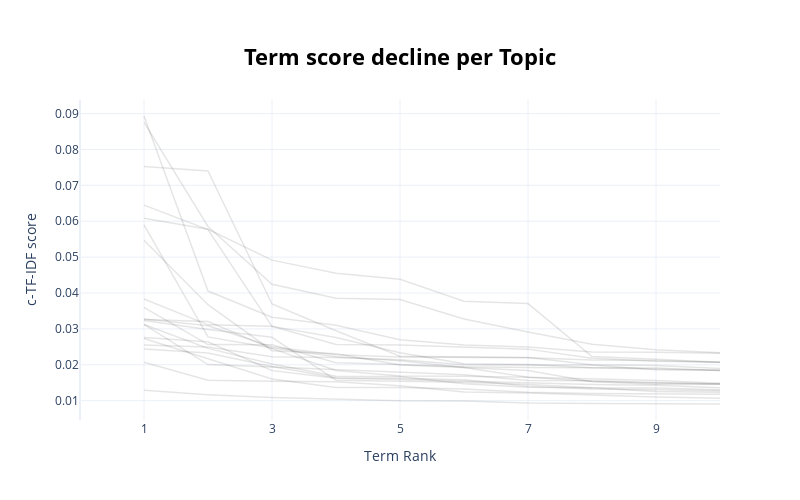

The notebook cell saved with this chart:
### Code cell
topic_model.visualize_term_rank()

### Figure 1 — Plotly figure (JSON) as saved in the notebook; plotly's stock layout.template omitted (floating-point values rounded to 4 significant figures)
{"data": [{"hovertext": "<b>Topic -1</b>:set_using_gene_genes_used_one_also", "line": {"color": "black", "width": 1.5}, "mode": "lines+lines", "name": "", "opacity": 0.1, "type": "scatter", "x": [1, 2, 3, 4, 5, 6, 7, 8, 9, 10], "y": [0.01287, 0.01167, 0.01086, 0.01047, 0.009954, 0.009914, 0.009362, 0.009215, 0.009158, 0.009069]}, {"hovertext": "<b>Topic 0</b>:protein_proteins_structure_residues", "line": {"color": "black", "width": 1.5}, "mode": "lines+lines", "name": "", "opacity": 0.1, "type": "scatter", "x": [1, 2, 3, 4, 5, 6, 7, 8, 9, 10], "y": [0.03123, 0.02456, 0.02021, 0.0168, 0.01671, 0.0147, 0.01373, 0.01361, 0.01256, 0.01233]}, {"hovertext": "<b>Topic 1</b>:snps_snp_disease_genetic_plo_popula", "line": {"color": "black", "width": 1.5}, "mode": "lines+lines", "name": "", "opacity": 0.1, "type": "scatter", "x": [1, 2, 3, 4, 5, 6, 7, 8, 9, 10], "y": [0.02758, 0.02643, 0.01837, 0.01626, 0.01589, 0.01543, 0.01501, 0.01454, 0.01431, 0.01362]}, {"hovertext": "<b>Topic 2</b>:terms_gene_information_ontology_tex", "line": {"color": "black", "width": 1.5}, "mode": "lines+lines", "name": "", "opacity": 0.1, "type": "scatter", "x": [1, 2, 3, 4, 5, 6, 7, 8, 9, 10], "y": [0.0207, 0.01571, 0.01538, 0.0153, 0.01414, 0.01244, 0.01212, 0.01155, 0.01101, 0.0107]}, {"hovertext": "<b>Topic 3</b>:gene_genes_expression_regulatory_ne", "line": {"color": "black", "width": 1.5}, "mode": "lines+lines", "name": "", "opacity": 0.1, "type": "scatter", "x": [1, 2, 3, 4, 5, 6, 7, 8, 9, 10], "y": [0.03234, 0.02986, 0.02766, 0.01568, 0.01541, 0.01514, 0.01453, 0.01363, 0.01356, 0.01305]}, {"hovertext": "<b>Topic 4</b>:cancer_genes_gene_mutations_express", "line": {"color": "black", "width": 1.5}, "mode": "lines+lines", "name": "", "opacity": 0.1, "type": "scatter", "x": [1, 2, 3, 4, 5, 6, 7, 8, 9, 10], "y": [0.03601, 0.02564, 0.02559, 0.02056, 0.0201, 0.01944, 0.01924, 0.01915, 0.01907, 0.01843]}, {"hovertext": "<b>Topic 5</b>:patient_patients_health_clinical_me", "line": {"color": "black", "width": 1.5}, "mode": "lines+lines", "name": "", "opacity": 0.1, "type": "scatter", "x": [1, 2, 3, 4, 5, 6, 7, 8, 9, 10], "y": [0.02441, 0.0233, 0.01954, 0.01641, 0.01622, 0.01584, 0.01402, 0.01324, 0.01307, 0.01275]}, {"hovertext": "<b>Topic 6</b>:network_networks_time_graph_state_t", "line": {"color": "black", "width": 1.5}, "mode": "lines+lines", "name": "", "opacity": 0.1, "type": "scatter", "x": [1, 2, 3, 4, 5, 6, 7, 8, 9, 10], "y": [0.02731, 0.02177, 0.01604, 0.01369, 0.01367, 0.01323, 0.01235, 0.01203, 0.0119, 0.01182]}, {"hovertext": "<b>Topic 7</b>:tree_trees_taxa_species_number_gene", "line": {"color": "black", "width": 1.5}, "mode": "lines+lines", "name": "", "opacity": 0.1, "type": "scatter", "x": [1, 2, 3, 4, 5, 6, 7, 8, 9, 10], "y": [0.059, 0.02777, 0.02467, 0.02227, 0.02109, 0.01922, 0.01837, 0.0153, 0.01456, 0.01455]}, {"hovertext": "<b>Topic 8</b>:drug_drugs_target_similarity_compou", "line": {"color": "black", "width": 1.5}, "mode": "lines+lines", "name": "", "opacity": 0.1, "type": "scatter", "x": [1, 2, 3, 4, 5, 6, 7, 8, 9, 10], "y": [0.0547, 0.03674, 0.02394, 0.02305, 0.01991, 0.01927, 0.01654, 0.01601, 0.01565, 0.01486]}, {"hovertext": "<b>Topic 9</b>:imaging_brain_features_age_subjects", "line": {"color": "black", "width": 1.5}, "mode": "lines+lines", "name": "", "opacity": 0.1, "type": "scatter", "x": [1, 2, 3, 4, 5, 6, 7, 8, 9, 10], "y": [0.0326, 0.03204, 0.02451, 0.0184, 0.01687, 0.01683, 0.01653, 0.0154, 0.01493, 0.01462]}, {"hovertext": "<b>Topic 10</b>:sequence_coding_dna_domain_reads_s", "line": {"color": "black", "width": 1.5}, "mode": "lines+lines", "name": "", "opacity": 0.1, "type": "scatter", "x": [1, 2, 3, 4, 5, 6, 7, 8, 9, 10], "y": [0.03125, 0.02005, 0.01937, 0.01869, 0.01792, 0.01719, 0.0156, 0.01552, 0.01506, 0.01463]}, {"hovertext": "<b>Topic 11</b>:virus_hiv_viral_cov_human_protein_", "line": {"color": "black", "width": 1.5}, "mode": "lines+lines", "name": "", "opacity": 0.1, "type": "scatter", "x": [1, 2, 3, 4, 5, 6, 7, 8, 9, 10], "y": [0.03834, 0.03112, 0.03073, 0.02563, 0.02553, 0.02488, 0.02436, 0.02185, 0.021, 0.02068]}, {"hovertext": "<b>Topic 12</b>:cell_cells_immune_spatial_expressi", "line": {"color": "black", "width": 1.5}, "mode": "lines+lines", "name": "", "opacity": 0.1, "type": "scatter", "x": [1, 2, 3, 4, 5, 6, 7, 8, 9, 10], "y": [0.06448, 0.05769, 0.03069, 0.02763, 0.02332, 0.02026, 0.02006, 0.01916, 0.01886, 0.01841]}, {"hovertext": "<b>Topic 13</b>:drug_harm_gene_relationships_drugs", "line": {"color": "black", "width": 1.5}, "mode": "lines+lines", "name": "", "opacity": 0.1, "type": "scatter", "x": [1, 2, 3, 4, 5, 6, 7, 8, 9, 10], "y": [0.07523, 0.07403, 0.03693, 0.02948, 0.02236, 0.02213, 0.02205, 0.02002, 0.0198, 0.01897]}, {"hovertext": "<b>Topic 14</b>:rac_species_rrna_biome_communities", "line": {"color": "black", "width": 1.5}, "mode": "lines+lines", "name": "", "opacity": 0.1, "type": "scatter", "x": [1, 2, 3, 4, 5, 6, 7, 8, 9, 10], "y": [0.02548, 0.02494, 0.02224, 0.02202, 0.02142, 0.02, 0.01996, 0.01994, 0.01859, 0.01854]}, {"hovertext": "<b>Topic 15</b>:cancer_features_mirna_set_samples_", "line": {"color": "black", "width": 1.5}, "mode": "lines+lines", "name": "", "opacity": 0.1, "type": "scatter", "x": [1, 2, 3, 4, 5, 6, 7, 8, 9, 10], "y": [0.03275, 0.03085, 0.02502, 0.02276, 0.02218, 0.02208, 0.02197, 0.02135, 0.0212, 0.02067]}, {"hovertext": "<b>Topic 16</b>:rna_rnas_structure_secondary_align", "line": {"color": "black", "width": 1.5}, "mode": "lines+lines", "name": "", "opacity": 0.1, "type": "scatter", "x": [1, 2, 3, 4, 5, 6, 7, 8, 9, 10], "y": [0.08933, 0.04054, 0.03324, 0.031, 0.02695, 0.02548, 0.02494, 0.02359, 0.02346, 0.02323]}, {"hovertext": "<b>Topic 17</b>:mass_peptide_spectra_peak_peaks_sp", "line": {"color": "black", "width": 1.5}, "mode": "lines+lines", "name": "", "opacity": 0.1, "type": "scatter", "x": [1, 2, 3, 4, 5, 6, 7, 8, 9, 10], "y": [0.06083, 0.05775, 0.04917, 0.0455, 0.04384, 0.03772, 0.03706, 0.02227, 0.02151, 0.02073]}, {"hovertext": "<b>Topic 18</b>:alignment_alignments_sequences_sco", "line": {"color": "black", "width": 1.5}, "mode": "lines+lines", "name": "", "opacity": 0.1, "type": "scatter", "x": [1, 2, 3, 4, 5, 6, 7, 8, 9, 10], "y": [0.08757, 0.05855, 0.04244, 0.03856, 0.03822, 0.03274, 0.02917, 0.02575, 0.0242, 0.02336]}], "layout": {"height": 500, "hoverlabel": {"bgcolor": "white", "font": {"family": "Rockwell", "size": 16}}, "showlegend": false, "title": {"font": {"color": "Black", "size": 22}, "text": "<b>Term score decline per Topic</b>", "x": 0.5, "xanchor": "center", "y": 0.9, "yanchor": "top"}, "width": 800, "xaxis": {"dtick": 2, "range": [0, 10], "tick0": 1, "title": {"text": "Term Rank"}}, "yaxis": {"title": {"text": "c-TF-IDF score"}}}}
